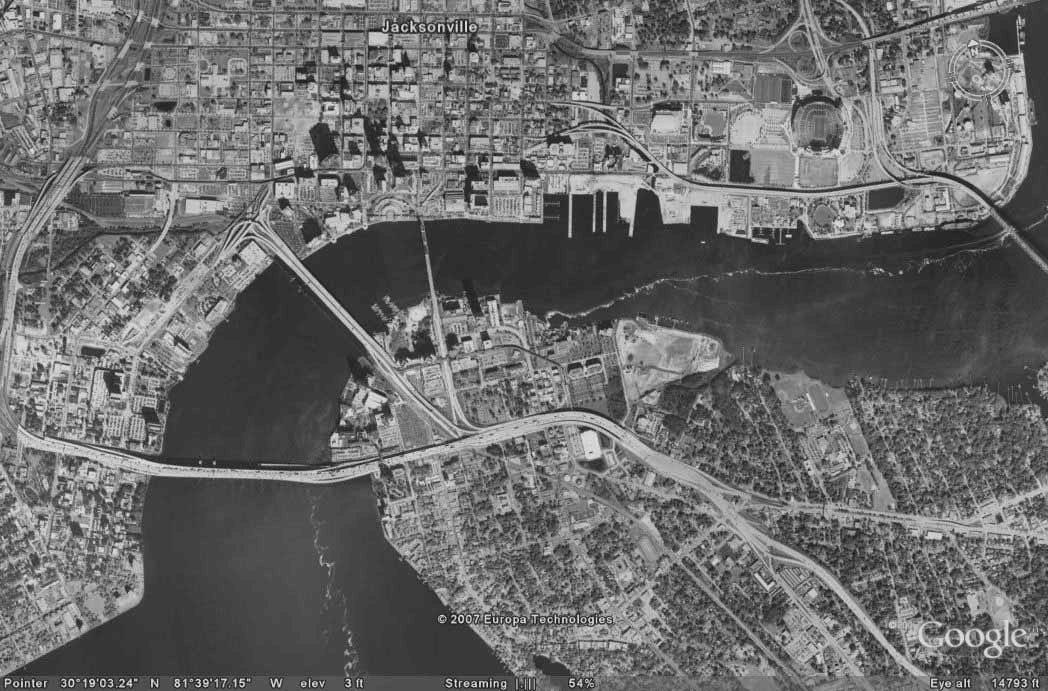
%> input picture enhanced_image.jpg, 1048 x 691 px
$ octave --eval "result = morphFilter(imread('enhanced_image.jpg'));"   (GNU Octave 9; MATLAB toolbox functions it lacks are replaced by stand-ins)
%> lines starting %> are read from the running program, lines starting %| are printed output that depends on the picture
function [morphed_image] = morphFilter(image)
    %function for mophology filter
##    se = strel('disk',5,0);
##    se = strel('diamond',4);
    se = strel('diamond',12);
    open_image = imopen(image, se);
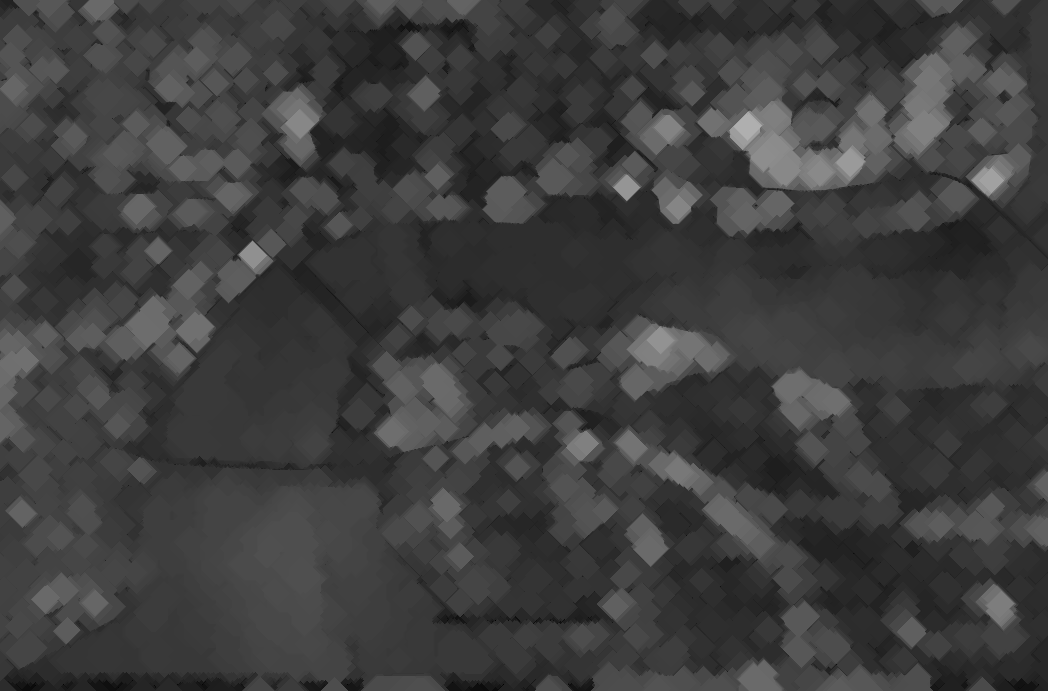
%> open_image: size 691x1048 uint8; min 0, max 175, mean 62.1
    close_image = imclose(image, se);
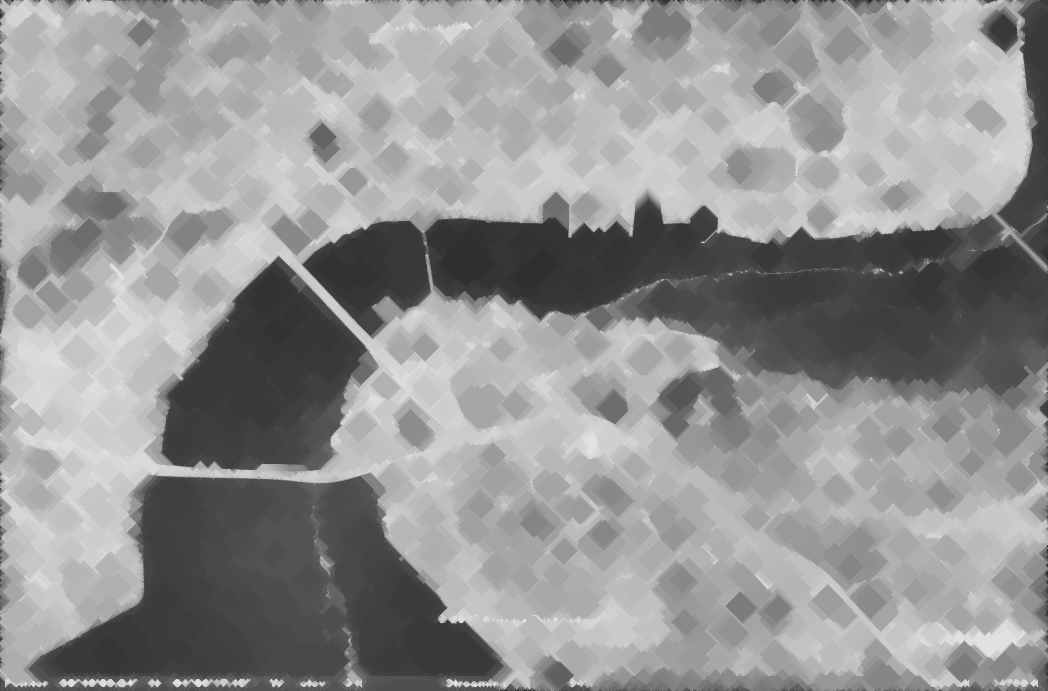
%> close_image: size 691x1048 uint8; min 29, max 247, mean 148

    open_close_image = imclose(open_image, se);
    figure('name', 'open + close image'), imshow(open_close_image);

    close_open_image = imopen(close_image, se);
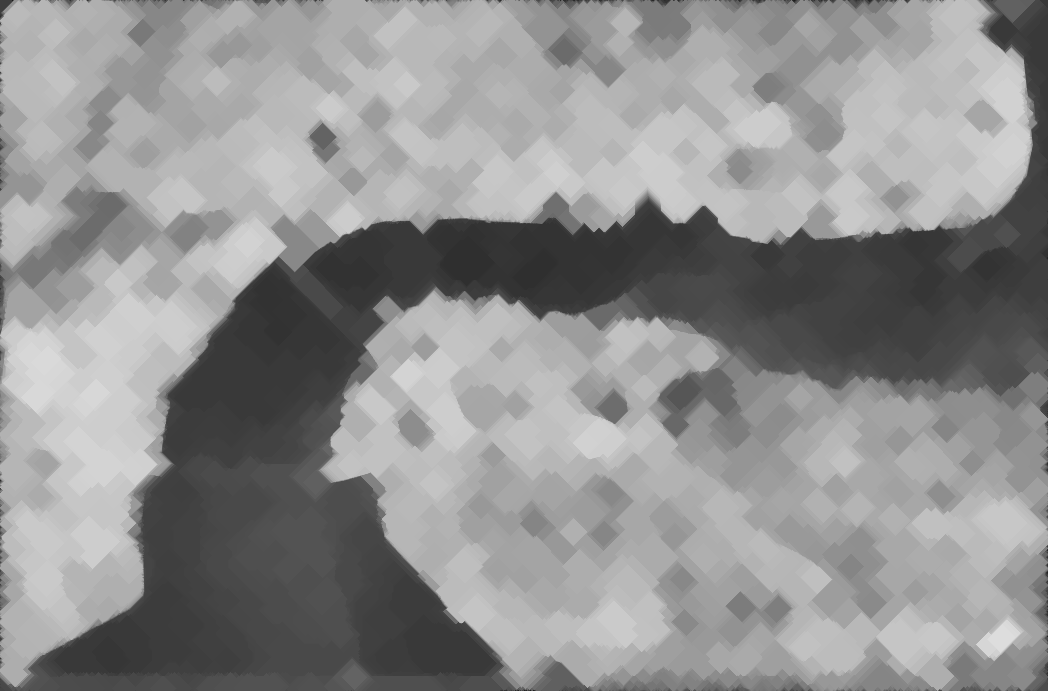
%> close_open_image: size 691x1048 uint8; min 29, max 221, mean 144
    figure('name', 'close + open image'), imshow(close_open_image);


##    se = strel('diamond',8);
##    temp_image = imclose(temp_image, se);
    morphed_image = open_close_image;


end

$ run again, on andreas-gucklhorn-7nV4CZSIoxg-unsplash.jpg
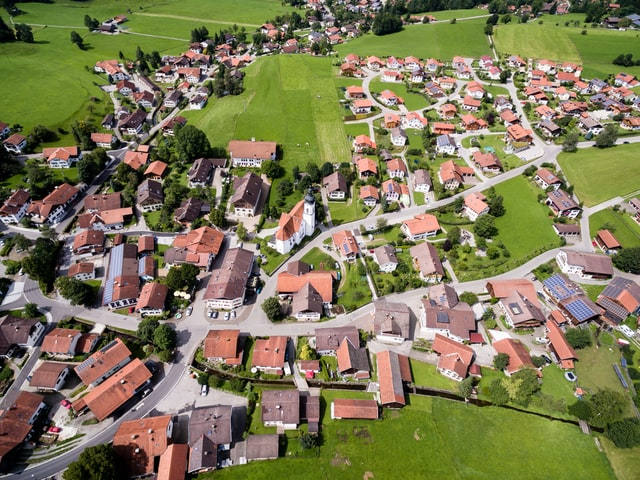
%> input picture andreas-gucklhorn-7nV4CZSIoxg-unsplash.jpg, 640 x 480 px
%> in morphFilter, `open_close_image = imclose(open_image, se);`:
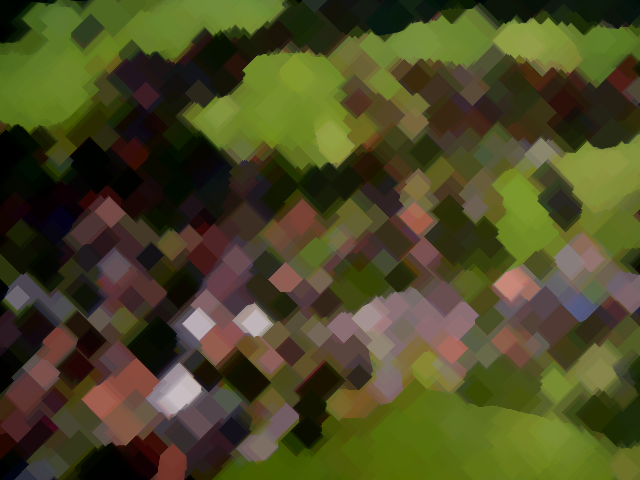
%> open_close_image: size 480x640x3 uint8; mean R, G, B 74.6, 72.9, 36.8
%> in morphFilter, `close_open_image = imopen(close_image, se);`:
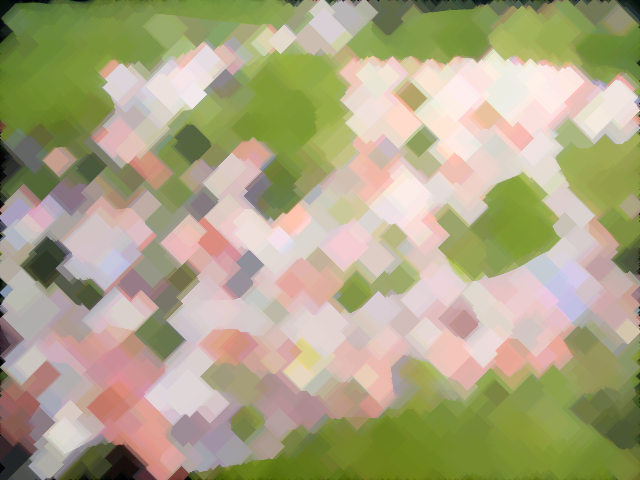
%> close_open_image: size 480x640x3 uint8; mean R, G, B 172, 165.9, 132.5

$ run again, on image1.jpg
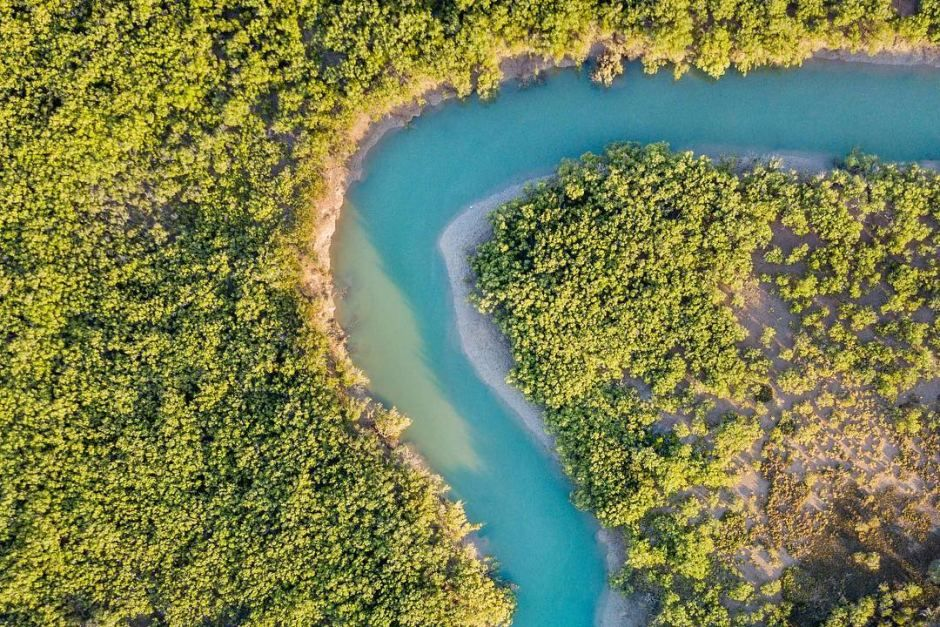
%> input picture image1.jpg, 940 x 627 px
%> in morphFilter, `open_image = imopen(image, se);`:
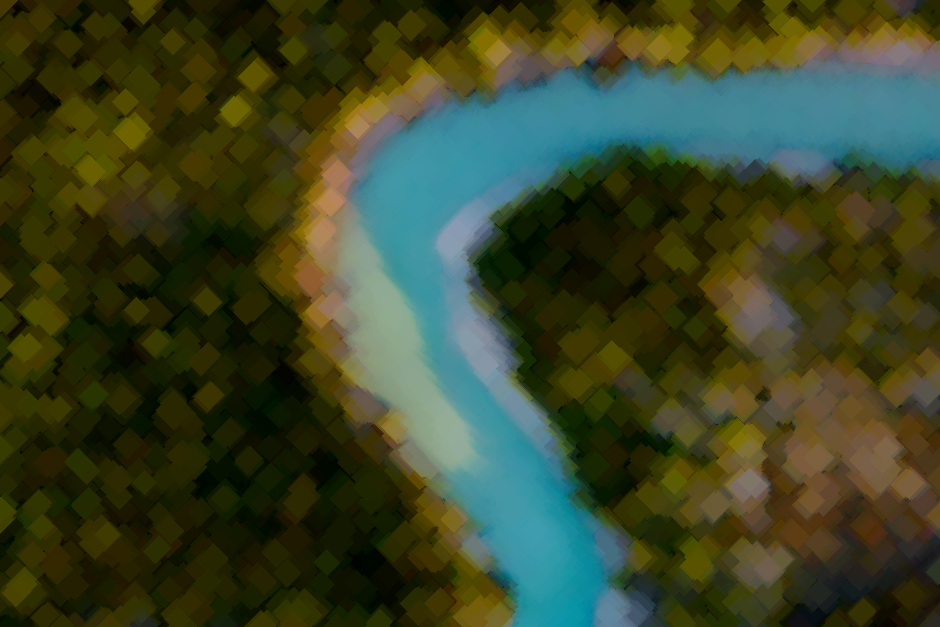
%> open_image: size 627x940x3 uint8; mean R, G, B 58.1, 67.1, 38.3
%> in morphFilter, `close_open_image = imopen(close_image, se);`:
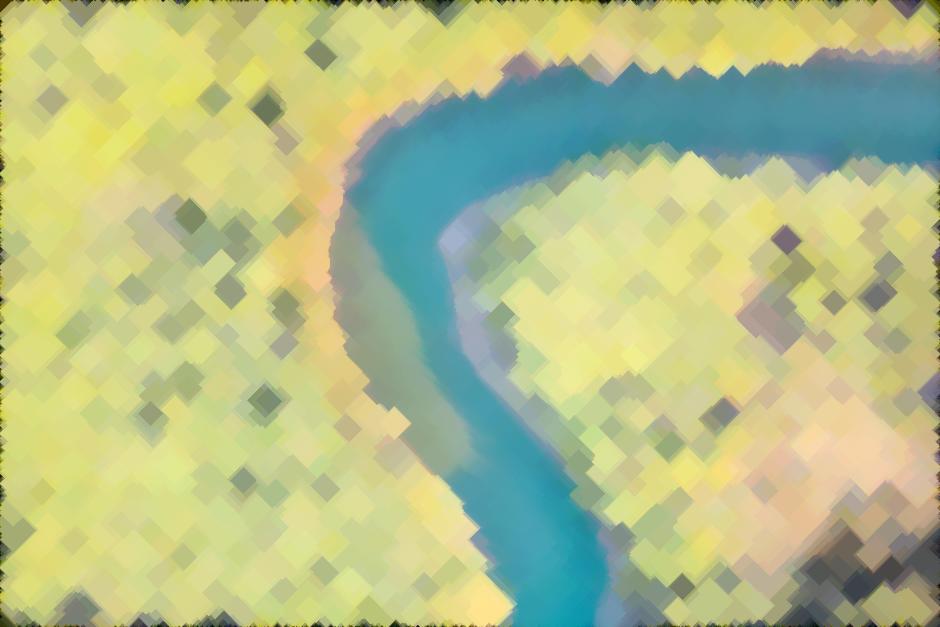
%> close_open_image: size 627x940x3 uint8; mean R, G, B 181, 191, 138.4
